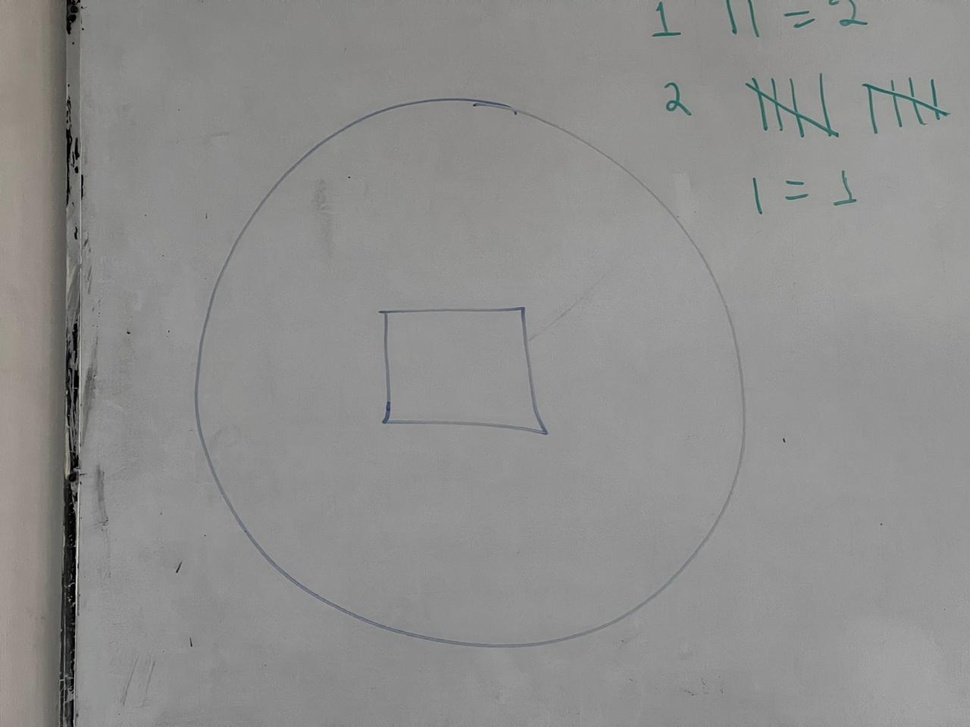
#> input picture Practica bordes/files/Android.jpg, 970 x 727 px, shrunk from 1280 x 960 before the run
$ jupyter execute bordes.ipynb
#> lines starting #> are read from the running program, lines starting #| are printed output that depends on the picture; after the words box and inside, x2 and y2 are one past the last pixel; in counts of white or black regions, pixels touching at a corner belong together
[cell 1]
import cv2
import sys
import numpy as np
import matplotlib.pyplot as plt
import glob

[cell 2]
img = cv2.imread("./files/Android.jpg", cv2.IMREAD_GRAYSCALE)
#> img: shape (727, 970); min 0, max 216, mean 142.6
img2 = cv2.cvtColor(img, cv2.COLOR_GRAY2RGB)
image = cv2.cvtColor(img2, cv2.COLOR_RGB2HSV)
#> image: shape (727, 970, 3); mean H, S, V 0, 0, 142.6
#image[:,:,2] = 20 # Changes the V value
# necesita estar en rgb para que funcione correctamente
plt.imshow(img2)

[cell 3]
image2=cv2.cvtColor(img2, cv2.COLOR_HSV2RGB)
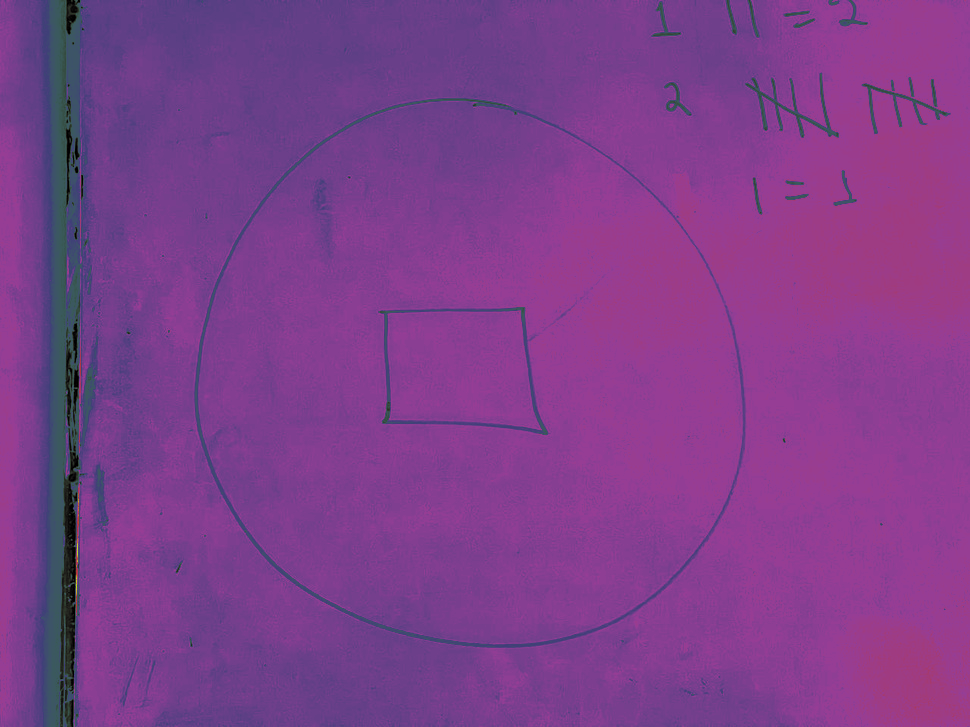
#> image2: shape (727, 970, 3); mean R, G, B 126.9, 62.4, 140.3
plt.imshow(image2)

[cell 4]
#ecualizar la imagen, tilegridesize es el tamaño de mi mascara que ira pasando por la imagen
clahe = cv2.createCLAHE(clipLimit=1.0, tileGridSize=(20,20))
cl1 = clahe.apply(img)
imgeq = cv2.cvtColor(cl1, cv2.COLOR_GRAY2RGB)
plt.imshow(imgeq)

[cell 5]
edges = cv2.Canny(imgeq,70,255)
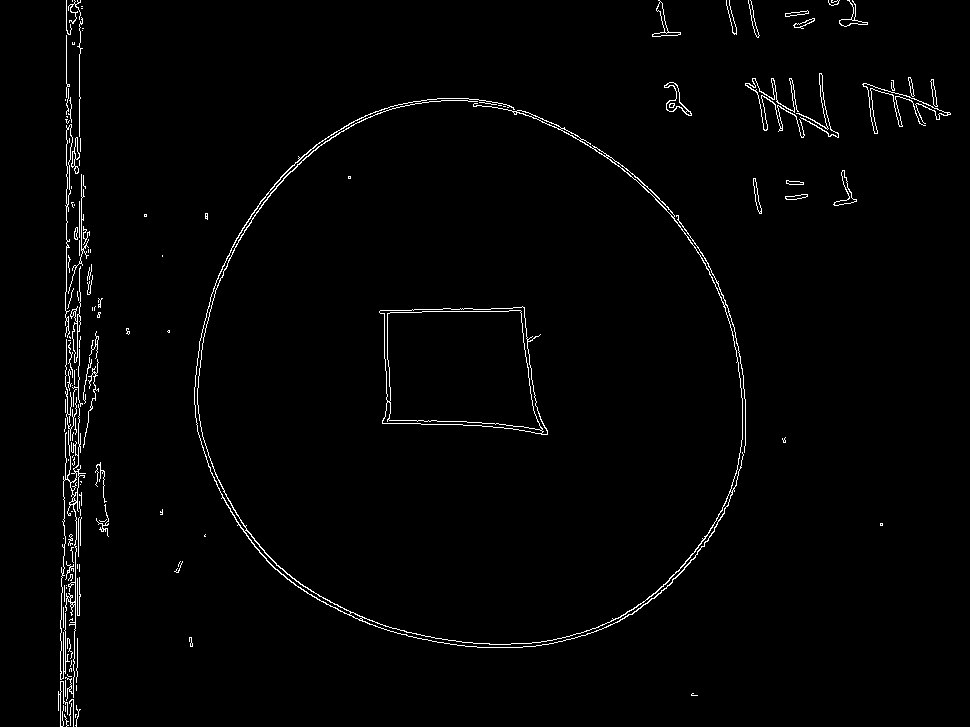
#> edges: shape (727, 970); 1.7% white in thin lines or dots
plt.imshow(edges, cmap='gray')

[cell 6]
# el 15 es la mascara cuadrada, el otro el umbral
th2 = cv2.adaptiveThreshold(img,255,cv2.ADAPTIVE_THRESH_MEAN_C, cv2.THRESH_BINARY_INV,19,10)
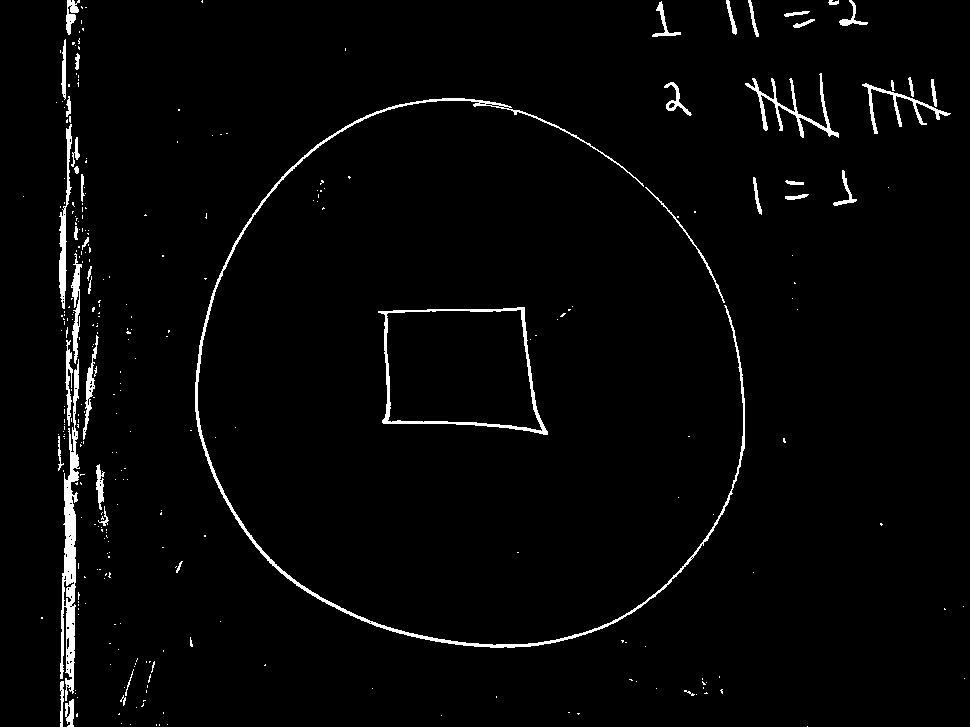
#> th2: shape (727, 970); 2.4% white; 306 white regions (261 under 20 px), largest, box (x1, y1, x2, y2) and area: (195, 98, 745, 648) 4388, (60, 359, 80, 701) 2820, (378, 307, 548, 435) 1673
th2 = cv2.cvtColor(th2, cv2.COLOR_GRAY2RGB)
plt.imshow(th2)

[cell 7]
def auto_canny(image, sigma=0.40):
	# compute the median of the single channel pixel intensities
#> called with sigma = 0.4
	v = np.median(image)
#> v = 151

	# apply automatic Canny edge detection using the computed median
	lower = int(max(0, (1.0 - sigma) * v))
#> lower = 90
	upper = int(min(255, (1.0 + sigma) * v))
#> upper = 211
	edged = cv2.Canny(image, lower, upper)
#> edged: shape (727, 970); 1.7% white in thin lines or dots

	# return the edged image
	return edged

[cell 8]
newedge = auto_canny(imgeq)
newedge = cv2.cvtColor(newedge, cv2.COLOR_GRAY2RGB)
#> newedge: shape (727, 970, 3); 1.7% white in thin lines or dots
plt.imshow(newedge)

[cell 9]
res = cv2.equalizeHist(img)
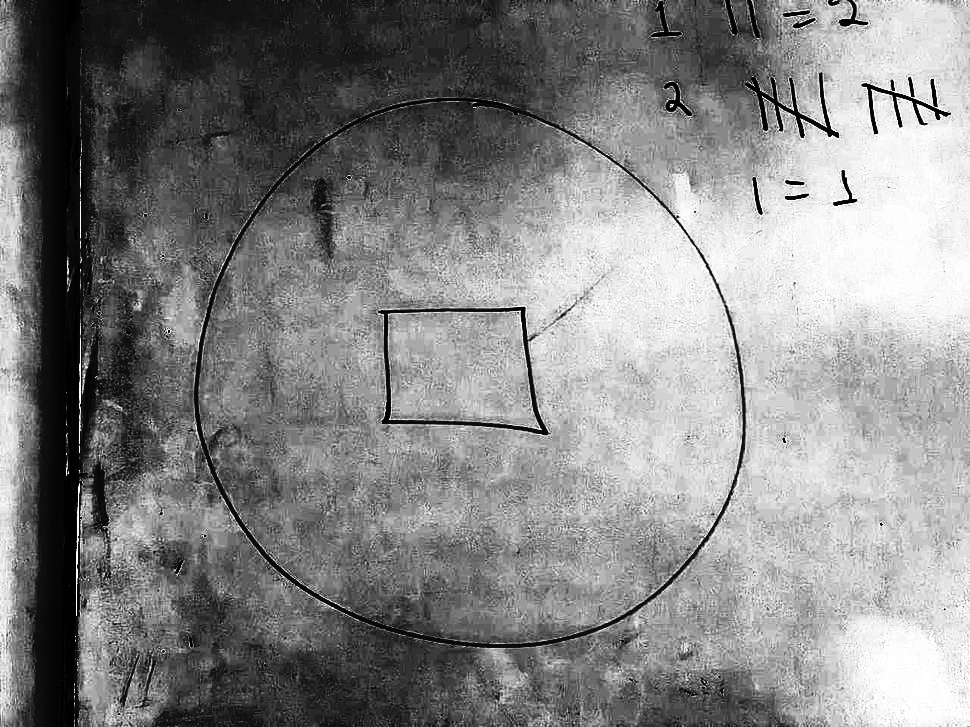
#> res: shape (727, 970); min 0, max 255, mean 132.7
res2 = cv2.cvtColor(res, cv2.COLOR_GRAY2RGB)
plt.imshow(res2)

[cell 10]
th2, dst2 = cv2.threshold(res, 50, 255, cv2.THRESH_BINARY)
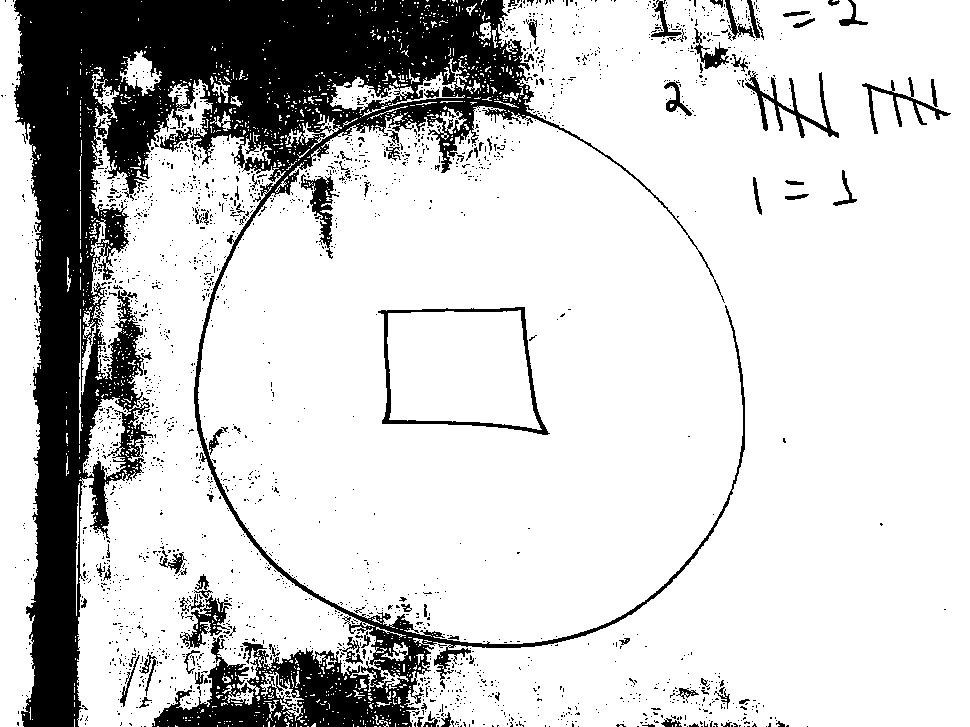
#> dst2: shape (727, 970); 80.8% white; 2137 black regions (2037 under 20 px), largest, box (x1, y1, x2, y2) and area: (14, 0, 745, 727) 116912, (378, 307, 550, 435) 1948, (745, 70, 839, 138) 1245

plt.imshow(dst2)

[cell 11]
th2, dst3 = cv2.threshold(imgeq, 130, 255, cv2.THRESH_BINARY_INV)
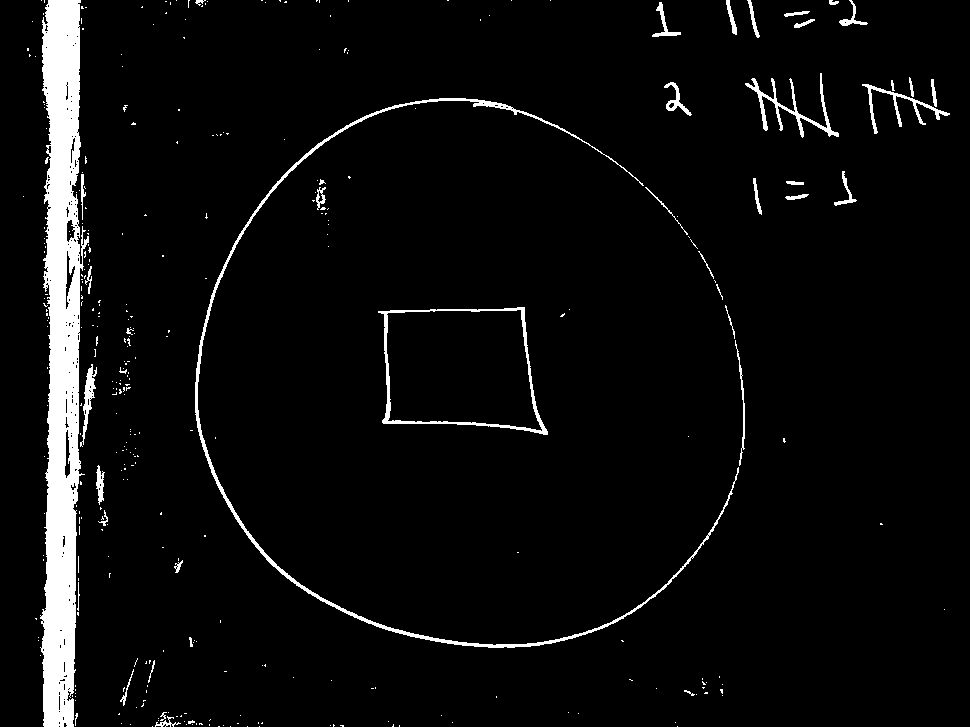
#> dst3: shape (727, 970, 3); 4.9% white; 347 white regions (304 under 20 px), largest, box (x1, y1, x2, y2) and area: (40, 0, 89, 727) 22251, (195, 98, 739, 648) 4234, (378, 307, 548, 435) 1623
plt.imshow(dst3)
